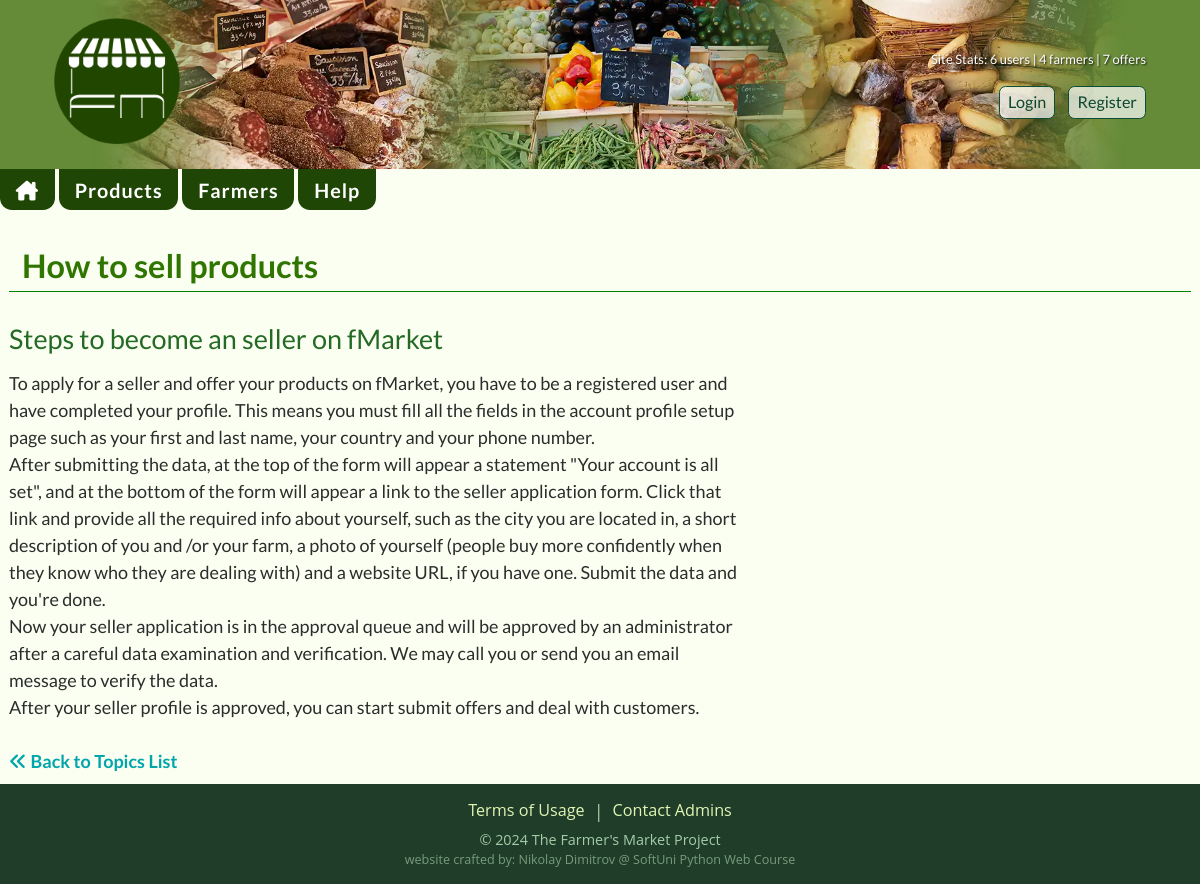
The app's page /topics/1/details/ with its own data.
### topics/models.py (models this page shows, shortened)
class Topic(models.Model):
    class CategoryChoices(models.TextChoices):
        ACCOUNTS = 'Accounts', 'Accounts'
        BUYING = 'Buying', 'Buying'
        SELLING = 'Selling', 'Selling'
    category = models.CharField(
        max_length=8,
        choices=CategoryChoices.choices
    )
    title = models.CharField(
        max_length=120,
    )
    description = models.CharField(
        max_length=255,
    )
    body = models.TextField()
    list_order = models.PositiveIntegerField(
        default=0,
    )
    last_updated = models.DateTimeField(
        auto_now=True,
    )
    updated_by = models.ForeignKey(
        to=UserModel,
        on_delete=models.DO_NOTHING,
    )

### topics/views.py (the view)
# urls.py: path('<int:pk>/details/', views.TopicDetailsView.as_view(), name='details-topic'),
class TopicDetailsView(views.DetailView):
    model = Topic
    template_name = 'topics/topic-details.html'

### fMarket/context_processors.py (called while the page is built, shortened)
def seller_pk(request):
    if request.user.is_authenticated:
        try:
            seller = Seller.objects.get(account=request.user)
            return {'seller_pk': seller.pk}
        except Seller.DoesNotExist:
            pass
    return {'seller_pk': None}

def seller_approved(request):
    if request.user.is_authenticated:
        try:
            Seller.objects.get(account=request.user, approved=True)
            return {'seller_approved': True}
        except Seller.DoesNotExist:
            pass
    return {'seller_approved': False}

def account_complete(request):
    return {'account_complete': True}

def site_stats(request):
    num_users = UserModel.objects.all().count()
    num_sellers = Seller.objects.all().count()
    num_products = Product.objects.all().count()
    data = {
        'number_of_users': num_users,
        'number_of_sellers': num_sellers,
        'number_of_products': num_products,
    }
    return data

def user_wrote_review(request):
    if not request.user.is_authenticated or not hasattr(request, 'product'):
        return {'user_wrote_review': False}
    product = request.product
    user_review_exists = Review.objects.filter(product=product, owner=request.user).exists()
    return {'user_wrote_review': user_review_exists}

### templates/topics/topic-details.html (shortened to what this page needs)
{% extends 'base.html' %}
{% block content %}
    <h1>{{ object.title }}</h1>
    <h2>{{ object.description }}</h2>
    <p>{{ object.body|linebreaks }}</p>
    <br>
    <a href="{% url 'topics' %}"><i class="fa-solid fa-angles-left"></i> Back to Topics List</a>
{% endblock %}

### static/css/root.css (style rules this page uses)
html { font-family: "Lato", Verdana, sans-serif; font-size: 16px; line-height: 1.5; color: #2c2c2c; }
@media (min-width: 420px) { html { font-size: 17px; } }
@media (min-width: 1200px) { html { font-size: 18px; } }
body { background-color: #fafff1; width: 100%; }
::placeholder { font-weight: 300; }
h1 { font-size: 1.6em; font-weight: 700; color: rgb(47, 117, 0); margin: 0.5em 0; border-bottom: 1px solid green; padding-left: 0.4em; }
h2 { font-size: 1.4em; font-weight: 400; color: rgb(36, 105, 36); margin-top: 1em; margin-bottom: 0.4em; }
@media (min-width: 960px) { h1 { font-size: 1.8em; } }
@media (min-width: 960px) { h2 { font-size: 1.5em; } }
main a { color: rgb(0, 166, 172); font-weight: 700; text-decoration: none; }

### static/css/main.css (style rules this page uses)
main p { max-width: 70ch; }

### records on screen
Topic: title "How to sell products", description "Steps to become an seller on fMarket", body "To apply for a seller and offer your products on fMarket, you have to be a registered user and have completed your profile. This means you must fill all the fields in the account profile setup page such as your first and last name, your country and your phone number. After submitting the data, at the top of the form will appear a statement \"Your account is all set\", and at the bottom of the form will appear a link to the seller application form. Click that link and provide all the required info about yourself, such as the city you are located in, a short description of you and /or your farm, a photo of yourself (people buy more confidently when they know who they are dealing with) and a…"

### other values on screen
{{ number_of_users }} "6"
{{ number_of_sellers }} "4"
{{ number_of_products }} "7"
